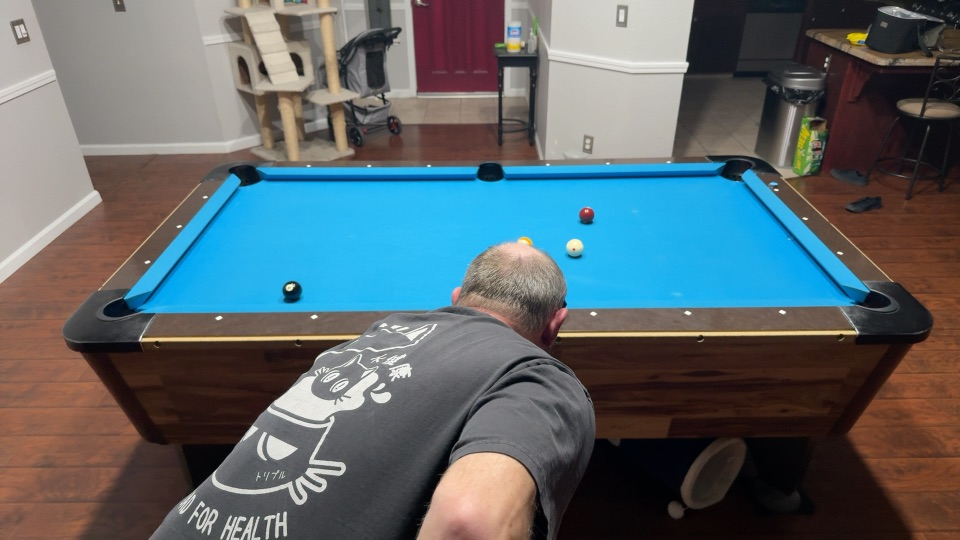
#> input picture 2026-10-26-2312-V3.0.1/shot001-before.jpg, 960 x 540 px
$ python y4m.py ../../2026-10-26-2312-V3.0.1/shot001-before.jpg ../../2026-10-26-2312-V3.0.1/shot002-before.jpg 5 5 5
#> lines starting #> are read from the running program, lines starting #| are printed output that depends on the picture
"""Write a still picture as a short Y4M video, for Chromium's fake camera (--use-file-for-fake-video-capture).
usage: y4m.py <picture> <out.y4m> [frames] [rotate: 0 | 90] [sway px]
sway: the picture rocks left and right by up to this many pixels over the frames (a phone swaying on its tripod)."""
import math
import sys
from PIL import Image

def main(src, out, frames=3, rot=0, sway=0):
#> called with frames = 5, rot = 5, sway = 5
    im = Image.open(src).convert('RGB')
#> im is the input picture: PIL image 960x540 RGB; mean R, G, B 91.9, 102.4, 106.6
    if rot: im = im.rotate(-rot, expand=True)  # 90: turned a quarter turn clockwise (an upright phone)
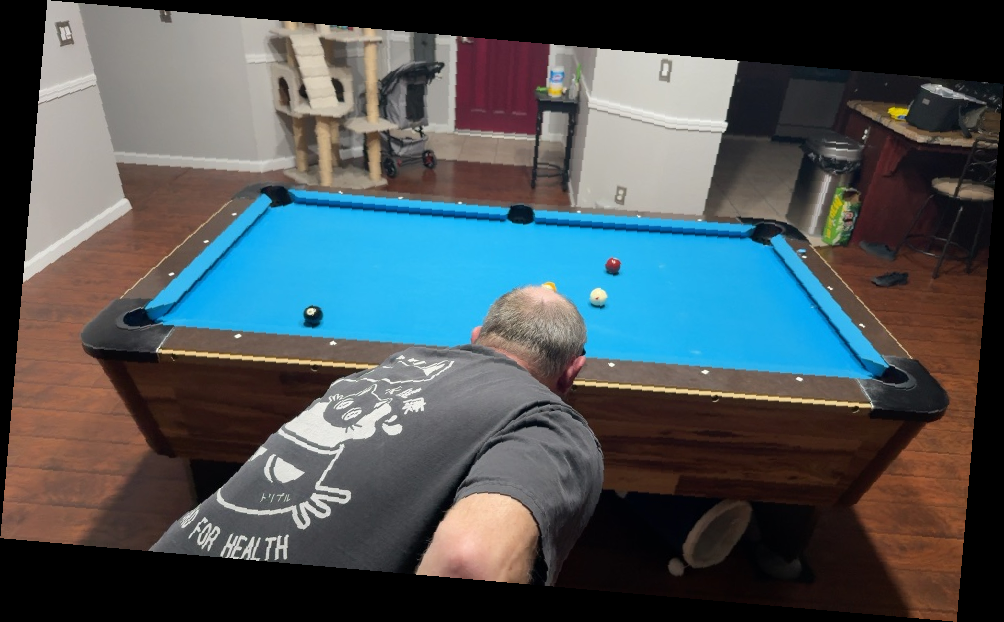
#> im: PIL image 1004x622 RGB; mean R, G, B 76.3, 85, 88.5
    w, h = im.size; w -= w % 2; h -= h % 2; im = im.crop((0, 0, w, h))
#> after `w, h = im.size`: w = 1004; h = 622
    y, cb, cr = im.convert('YCbCr').split(); cb = cb.resize((w // 2, h // 2)); cr = cr.resize((w // 2, h // 2))
#> after `y, cb, cr = im.convert('YCbCr').split()`:
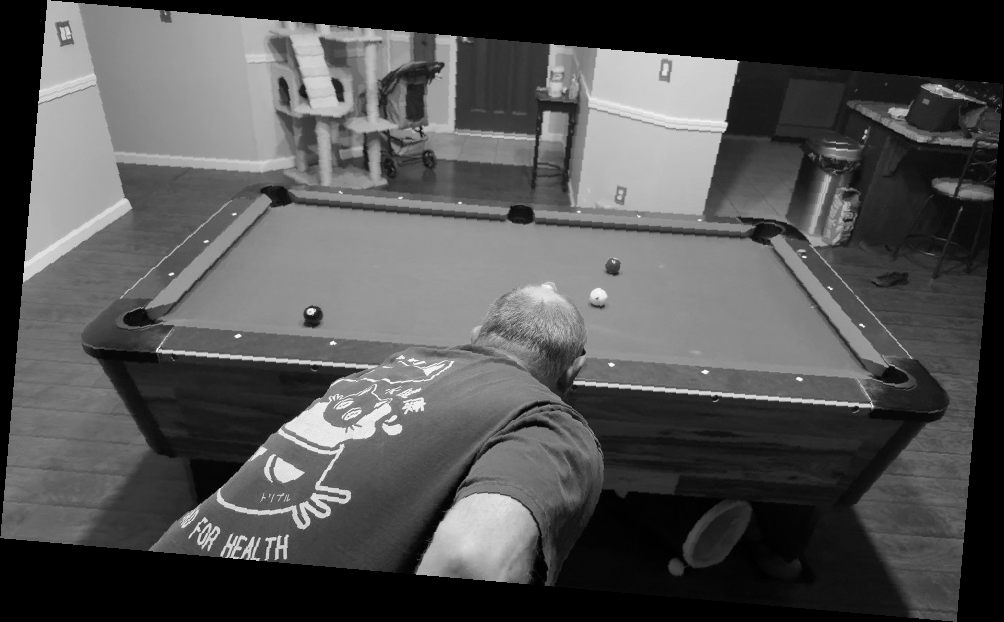
#> y: PIL image 1004x622 L; min 0, max 254, mean 82.4
#> after `y, cb, cr = im.convert('YCbCr').split()`:
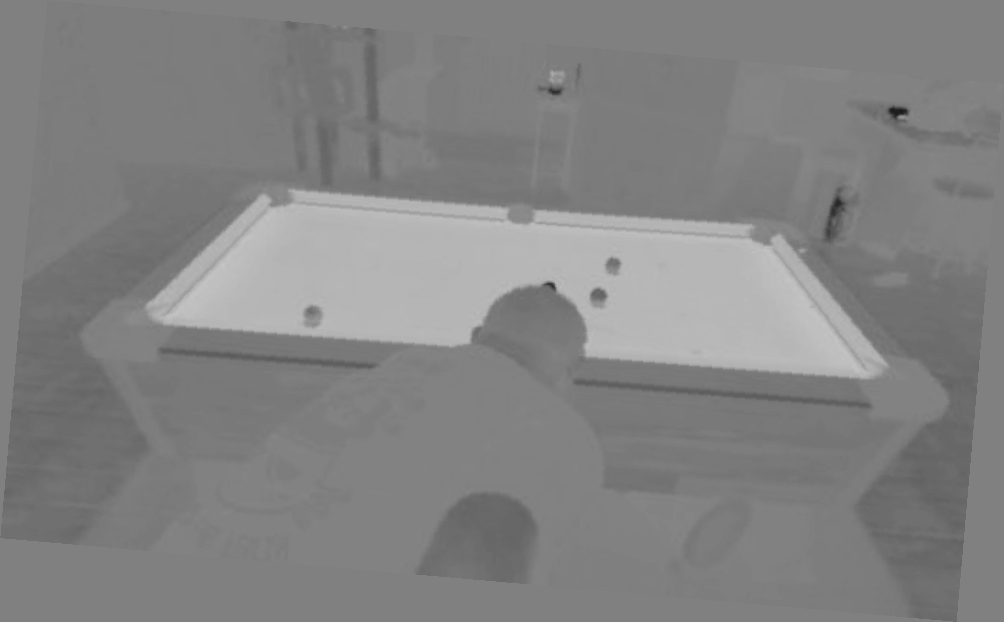
#> cb: PIL image 1004x622 L; min 23, max 195, mean 130.9
#> after `y, cb, cr = im.convert('YCbCr').split()`:
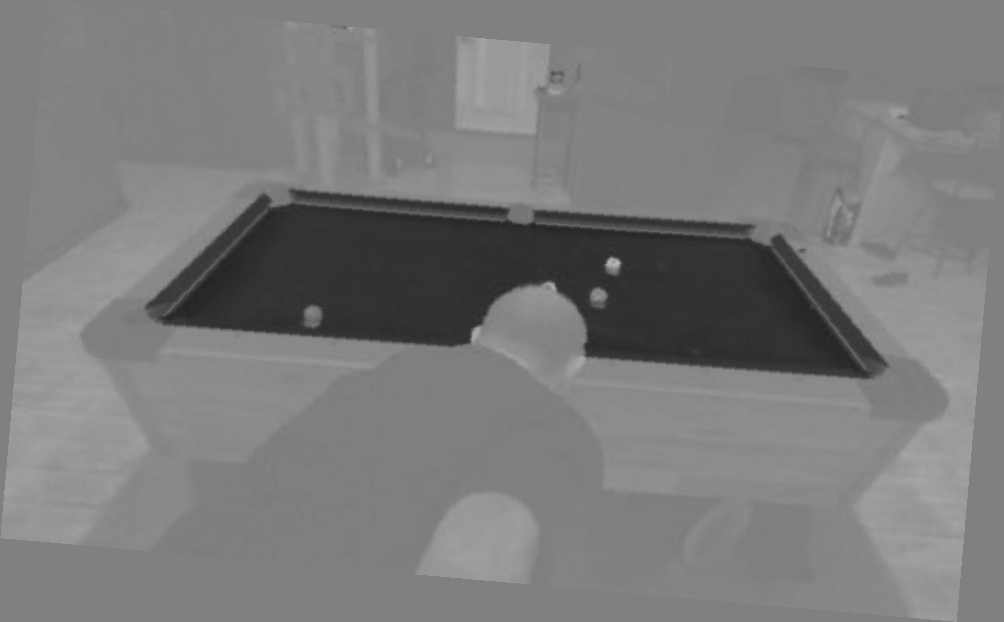
#> cr: PIL image 1004x622 L; min 35, max 185, mean 123
    with open(out, 'wb') as f:
        f.write(f'YUV4MPEG2 W{w} H{h} F30:1 Ip A1:1 C420jpeg\n'.encode())
        for k in range(frames):
            d = round(sway * math.sin(2 * math.pi * k / frames)) if sway else 0
            sh = lambda c, s: c.transform(c.size, Image.AFFINE, (1, 0, -d / s, 0, 1, 0), fillcolor=16 if s == 1 else 128)
            f.write(b'FRAME\n' + sh(y, 1).tobytes() + sh(cb, 2).tobytes() + sh(cr, 2).tobytes())

if __name__ == '__main__':
    main(sys.argv[1], sys.argv[2], int(sys.argv[3]) if len(sys.argv) > 3 else 3, int(sys.argv[4]) if len(sys.argv) > 4 else 0, int(sys.argv[5]) if len(sys.argv) > 5 else 0)

$ run again, on 2026-10-26-2312-V3.0.1/shot003-before.jpg
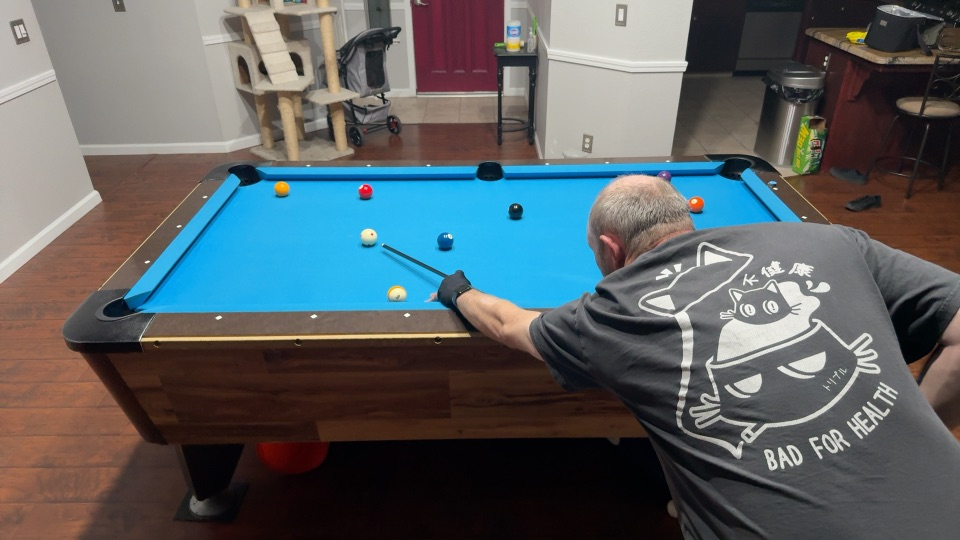
#> input picture 2026-10-26-2312-V3.0.1/shot003-before.jpg, 960 x 540 px
#> in main, im is the input picture: PIL image 960x540 RGB; mean R, G, B 90.1, 96.4, 98.8
#> im: PIL image 1004x622 RGB
#> in main, `y, cb, cr = im.convert('YCbCr').split()`:
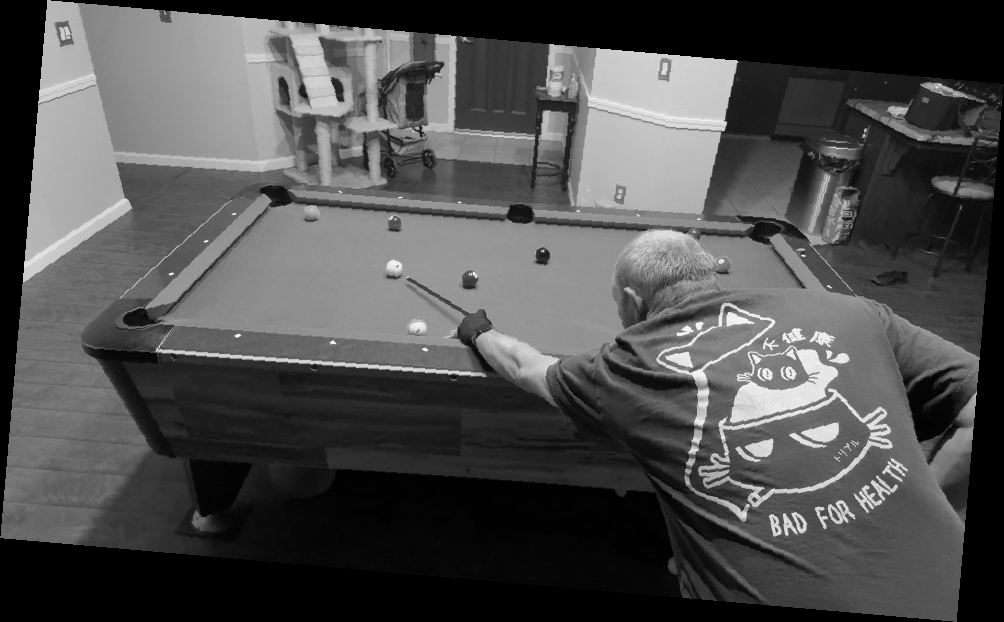
#> y: PIL image 1004x622 L; min 0, max 253, mean 78.3
#> in main, `y, cb, cr = im.convert('YCbCr').split()`:
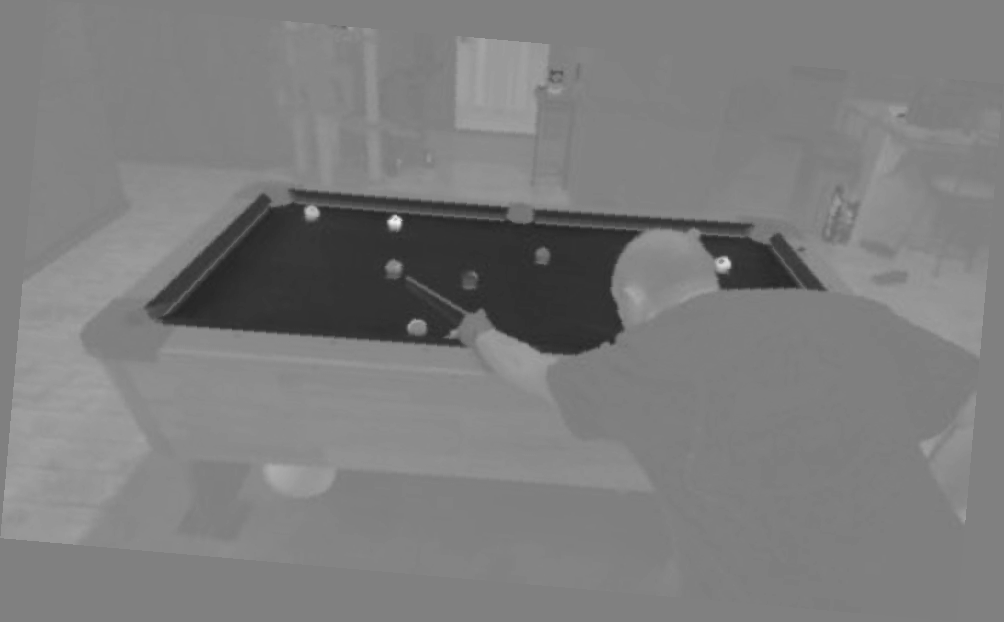
#> cr: PIL image 1004x622 L; min 37, max 244, mean 124.9
#> cb: PIL image 502x311 L
#> cr: PIL image 502x311 L

$ run again, on 2026-10-26-2312-V3.0.1/shot004-before.jpg
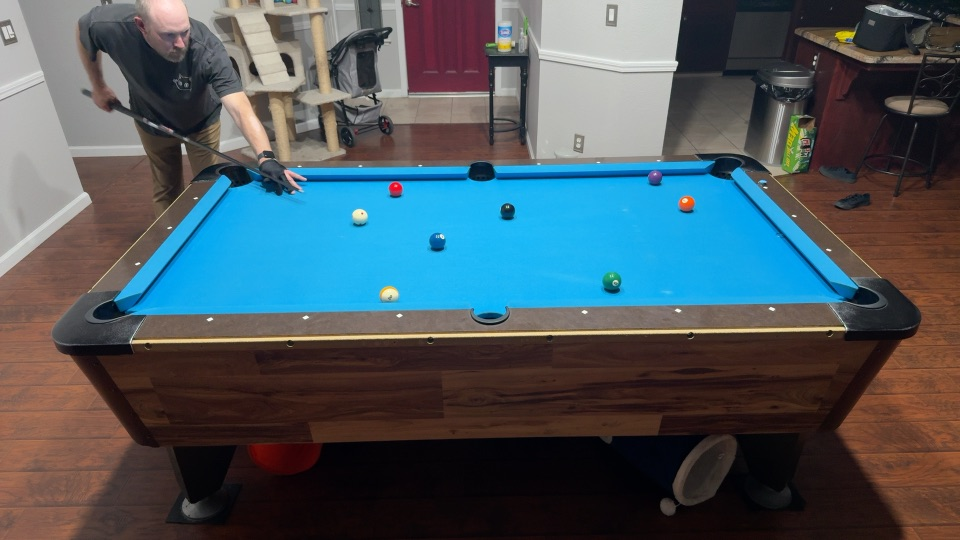
#> input picture 2026-10-26-2312-V3.0.1/shot004-before.jpg, 960 x 540 px
#> in main, im is the input picture: PIL image 960x540 RGB; mean R, G, B 75.5, 88, 94.5
#> im: PIL image 1004x622 RGB
#> in main, `y, cb, cr = im.convert('YCbCr').split()`:
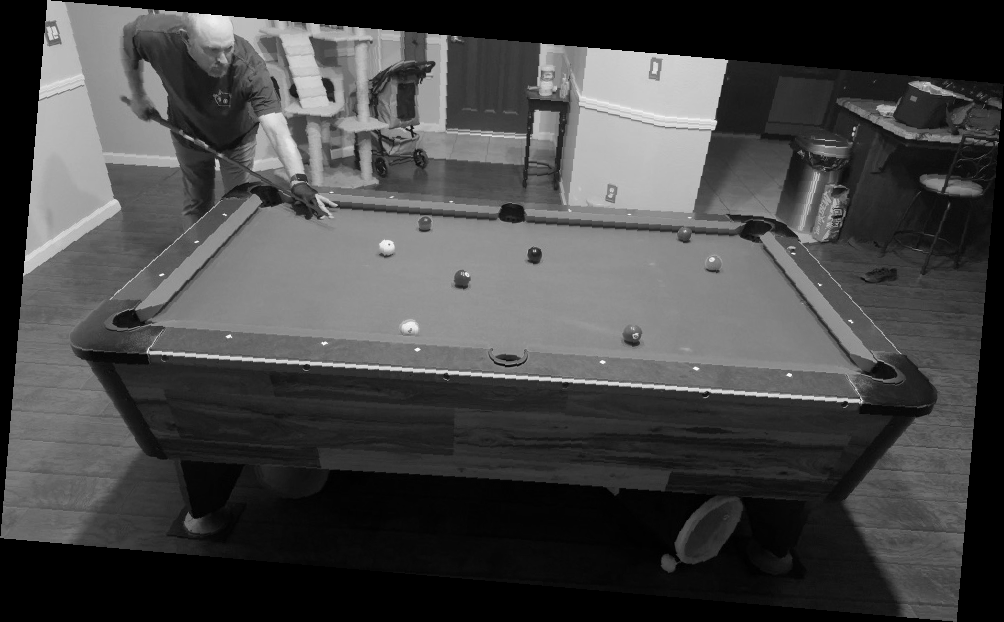
#> y: PIL image 1004x622 L; min 0, max 253, mean 70.1
#> in main, `y, cb, cr = im.convert('YCbCr').split()`:
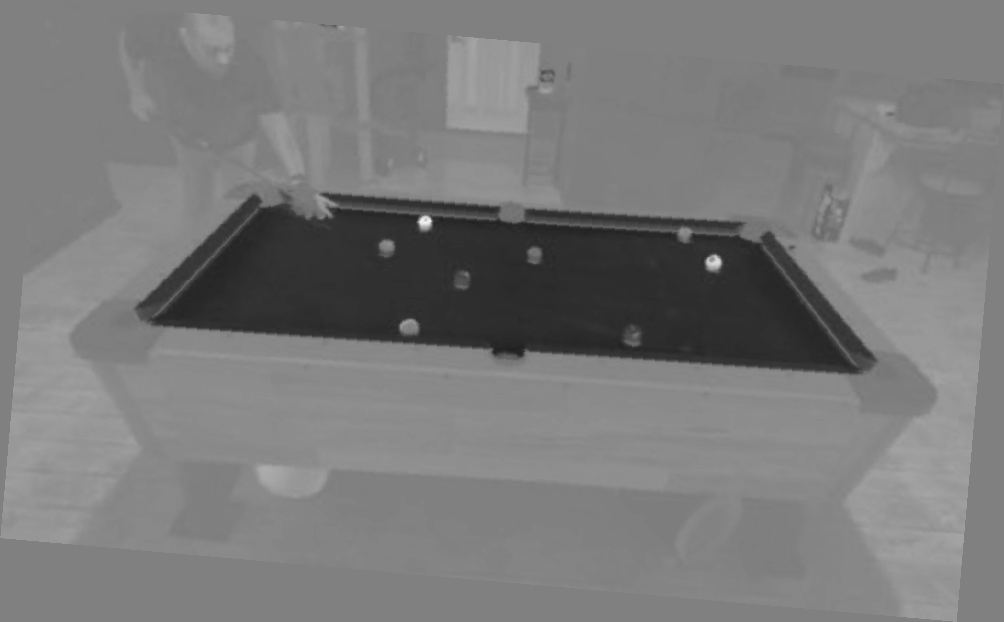
#> cr: PIL image 1004x622 L; min 31, max 242, mean 122
#> cb: PIL image 502x311 L
#> cr: PIL image 502x311 L
